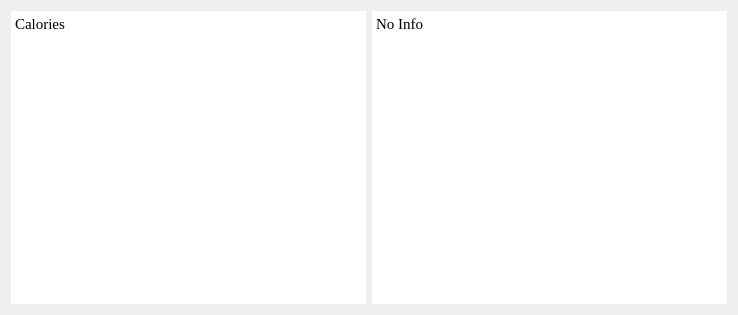
<?xml version="1.0" encoding="UTF-8"?>
<ui version="4.0">
 <class>Dialog</class>
 <widget class="QDialog" name="Dialog">
  <property name="geometry">
   <rect>
    <x>0</x>
    <y>0</y>
    <width>738</width>
    <height>315</height>
   </rect>
  </property>
  <property name="font">
   <font>
    <family>Times New Roman</family>
    <pointsize>11</pointsize>
   </font>
  </property>
  <property name="windowTitle">
   <string>Info:</string>
  </property>
  <layout class="QHBoxLayout" name="horizontalLayout">
   <item>
    <widget class="QTextBrowser" name="textBrowser_left">
     <property name="frameShape">
      <enum>QFrame::NoFrame</enum>
     </property>
     <property name="frameShadow">
      <enum>QFrame::Sunken</enum>
     </property>
     <property name="sizeAdjustPolicy">
      <enum>QAbstractScrollArea::AdjustToContents</enum>
     </property>
     <property name="html">
      <string>&lt;!DOCTYPE HTML PUBLIC &quot;-//W3C//DTD HTML 4.0//EN&quot; &quot;http://www.w3.org/TR/REC-html40/strict.dtd&quot;&gt;
&lt;html&gt;&lt;head&gt;&lt;meta name=&quot;qrichtext&quot; content=&quot;1&quot; /&gt;&lt;style type=&quot;text/css&quot;&gt;
p, li { white-space: pre-wrap; }
&lt;/style&gt;&lt;/head&gt;&lt;body style=&quot; font-family:'Times New Roman'; font-size:11pt; font-weight:400; font-style:normal;&quot;&gt;
&lt;p style=&quot; margin-top:0px; margin-bottom:0px; margin-left:0px; margin-right:0px; -qt-block-indent:0; text-indent:0px;&quot;&gt;Calories&lt;/p&gt;&lt;/body&gt;&lt;/html&gt;</string>
     </property>
    </widget>
   </item>
   <item>
    <widget class="QTextBrowser" name="textBrowser_right">
     <property name="frameShape">
      <enum>QFrame::NoFrame</enum>
     </property>
     <property name="sizeAdjustPolicy">
      <enum>QAbstractScrollArea::AdjustToContents</enum>
     </property>
     <property name="html">
      <string>&lt;!DOCTYPE HTML PUBLIC &quot;-//W3C//DTD HTML 4.0//EN&quot; &quot;http://www.w3.org/TR/REC-html40/strict.dtd&quot;&gt;
&lt;html&gt;&lt;head&gt;&lt;meta name=&quot;qrichtext&quot; content=&quot;1&quot; /&gt;&lt;style type=&quot;text/css&quot;&gt;
p, li { white-space: pre-wrap; }
&lt;/style&gt;&lt;/head&gt;&lt;body style=&quot; font-family:'Times New Roman'; font-size:11pt; font-weight:400; font-style:normal;&quot;&gt;
&lt;p style=&quot; margin-top:0px; margin-bottom:0px; margin-left:0px; margin-right:0px; -qt-block-indent:0; text-indent:0px;&quot;&gt;No Info&lt;/p&gt;&lt;/body&gt;&lt;/html&gt;</string>
     </property>
    </widget>
   </item>
  </layout>
 </widget>
 <resources/>
 <connections/>
</ui>
